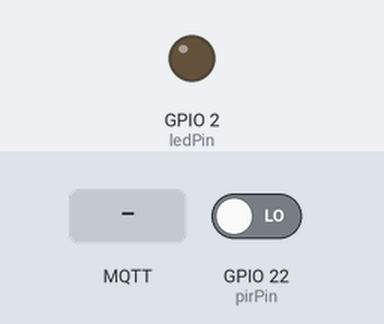
A sketch run on a simulated ESP32. Parts: output pins drawn as LEDs (lit = HIGH). The inputs (shaded band) are chosen by the test bench; at power-on: GPIO 22 (pirPin) LOW. WiFi joins after 1.5 s; servers stay silent unless stated; random numbers use the default seed unless the sketch sets one; no MQTT or app messages arrive unless stated; what the sketch prints to the serial monitor is not drawn.

Above: at 2.7 s.
2.8 s: GPIO 22 (pirPin) driven HIGH
At 4.2 s:
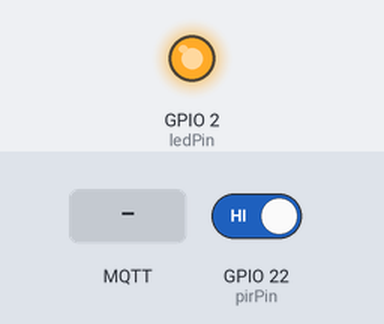
5.8 s: MQTT message "LED_OFF" arrives on the first subscribed topic
Timing chart, 0 to 9.3 s (numbered marks = the images above; inputs shaded):
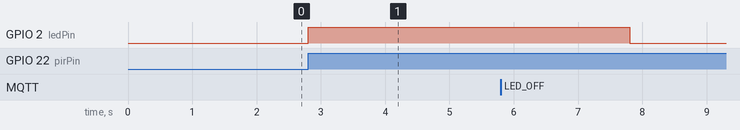

The sketch:

MQTT_Full_Loop.ino
```cpp
#include <WiFi.h>
#include <PubSubClient.h>

// Wi-Fi Network Credentials Placeholders
const char* ssid = "YOUR_WIFI_SSID";
const char* password = "YOUR_WIFI_PASSWORD";

// MQTT Broker Settings
const char* mqtt_broker = "broker.hivemq.com";
const int mqtt_port = 1883;

// Bidirectional MQTT Topics (Publishing and Subscribing channels)
const char* pub_topic = "your/room/telemetry"; // Channel where ESP32 talks (sends sensor data)
const char* sub_topic = "your/room/control";   // Channel where ESP32 listens (receives commands)

// Hardware Pins Layout
const int pirPin = 22;
const int ledPin = 2;

// Variables for State Management and Timing Loops
volatile bool motionDetected = false;
unsigned long lastTriggerTime = 0;
const unsigned long alertTimeout = 5000;
bool stateSent = false;

WiFiClient espClient;
PubSubClient client(espClient);

// Interrupt Service Routine (ISR) for high-priority hardware events
void IRAM_ATTR motionISR() {
  motionDetected = true;
  lastTriggerTime = millis();
}

// Function to establish local Wi-Fi connectivity
void setup_wifi() {
  delay(10);
  Serial.println("\nConnecting to Wi-Fi...");
  WiFi.mode(WIFI_STA);
  WiFi.begin(ssid, password);

  while (WiFi.status() != WL_CONNECTED) {
    delay(500);
    Serial.print(".");
  }
  Serial.println("\nWi-Fi Connected successfully!");
}

// Asynchronous Callback Function - Triggered automatically by library when a cloud message drops
void callback(char* topic, byte* payload, unsigned int length) {
  Serial.print("Incoming message on channel: ");
  Serial.println(topic);

  // Reconstruct incoming raw byte array into a standard usable C++ string
  String message = "";
  for (int i = 0; i < length; i++) {
    message += (char)payload[i]; // Typecast raw ASCII bytes to characters line-by-line
  }
  Serial.println("Decoded Message Content: " + message);

  // Command Execution Router Layer
  if (message == "LED_ON") {
    digitalWrite(ledPin, HIGH);
    Serial.println("Command Executed: Remote trigger activated on-board LED");
  }
  else if (message == "LED_OFF") {
    digitalWrite(ledPin, LOW);
    Serial.println("Command Executed: Remote trigger deactivated on-board LED");
  }
}

// Function to build/restore network connectivity states with the broker
void reconnect() {
  while (!client.connected()) {
    Serial.print("Attempting MQTT connection...");

    // Generate isolated random identifier names for the central server engine registry
    String clientId = "ESP32Client-" + String(random(0, 1000));

    // Request network verification passage from the broker
    if (client.connect(clientId.c_str())) {
      Serial.println("Connected to broker successfully!");

      // Crucial: Re-register the listening stream node immediately upon fresh connection instance
      client.subscribe(sub_topic);
      Serial.println("Control channel subscription verified.");
    } else {
      Serial.print("Handshake failed, state return code = ");
      Serial.print(client.state());
      Serial.println(" Retrying sequence in 2 seconds...");
      delay(2000);
    }
  }
}

void setup() {
  Serial.begin(115200);

  pinMode(ledPin, OUTPUT);
  digitalWrite(ledPin, LOW);

  pinMode(pirPin, INPUT);
  attachInterrupt(digitalPinToInterrupt(pirPin), motionISR, RISING);

  setup_wifi();

  // Set up broker location tracking variables
  client.setServer(mqtt_broker, mqtt_port);

  // Hand over the local handler function pointer to the background listening engine
  client.setCallback(callback);
}

void loop() {
  // Enforce background connection persistence loops
  if (!client.connected()) {
    reconnect();
  }
  client.loop(); // Continuous heartbeat routine to pump telemetry streams and check callback queues

  // Standalone Hardware Automation Routing Thread
  if (motionDetected) {
    digitalWrite(ledPin, HIGH);

    if (!stateSent) {
      Serial.println("Sending MQTT Payload: [ALERT: Motion Detected]");
      client.publish(pub_topic, "ALERT: Motion Detected");
      stateSent = true;
    }

    if (millis() - lastTriggerTime > alertTimeout) {
      motionDetected = false;
      digitalWrite(ledPin, LOW);

      Serial.println("Sending MQTT Payload: [STATUS: Safe]");
      client.publish(pub_topic, "STATUS: Safe");
      stateSent = false;
    }
  }
}
```

Measured:
- after the input at 2.8 s, GPIO 2 (ledPin): LOW → HIGH at once
